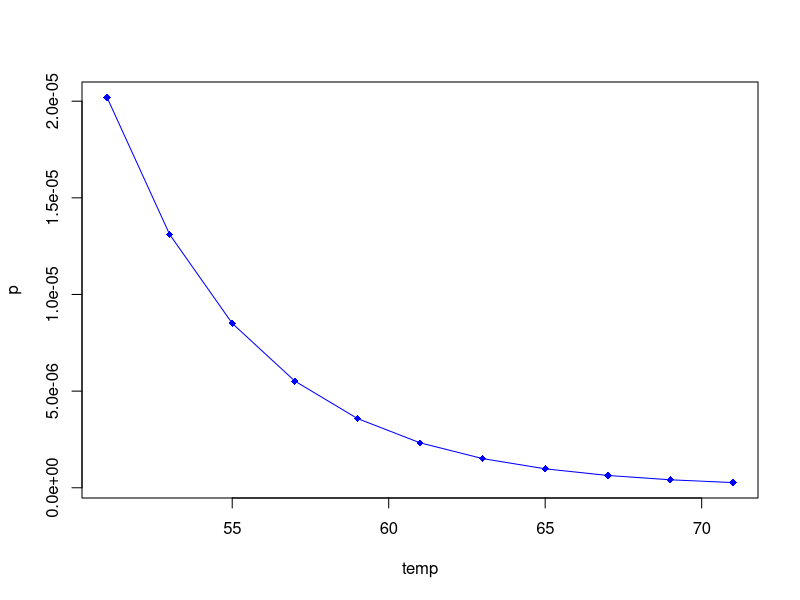

Source code (R):
## ---- chunk 1
Absent <- 18.93 - 9.11 * (0) + 3.10 * (1) + 2.15 * (1)
Residual <- 2 - Absent
paste("Residual: ", Residual)
## ---- chunk 2
#probability of damaged O-rings at 51 degrees
p_51 = exp(11.663-0.2162*51)/(1+exp(11.663-0.2162*51))
paste("O Ring Failure Probability at Temp 51: ", round(p_51, 3))
#probability of damaged O-rings at 53 degrees
p_53 = exp(11.663-0.2162*53)/(1+exp(11.663-0.2162*53))
paste("O Ring Failure Probability at Temp 53: ", round(p_53, 3))
#probability of damaged O-rings at 55 degrees
p_55 = exp(11.663-0.2162*55)/(1+exp(11.663-0.2162*55))
paste("O Ring Failure Probability at Temp 55: ", round(p_55, 3))
## ---- chunk 3
temp<-c(seq(51,71,2))
p<-exp(11.663-0.2162*temp)/(1+exp(11.663-0.2162))
plot(data.frame(temp,p),pch=18, type="o",col="blue")
